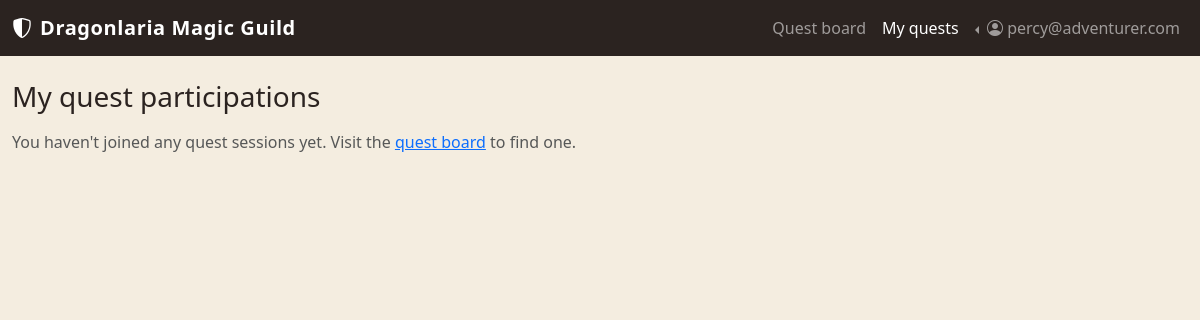
The app's page /profile (signed in), older data.
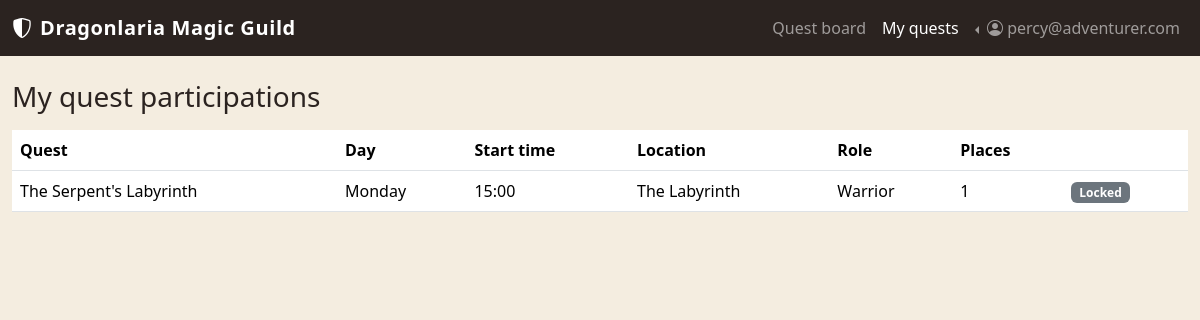
The same page, newer data.
### tables this page shows
CREATE TABLE "USERS" (
	"user_id"	INTEGER NOT NULL UNIQUE,
	"email"	TEXT NOT NULL UNIQUE,
	"password_hash"	TEXT NOT NULL UNIQUE,
	"role"	TEXT NOT NULL,
	PRIMARY KEY("user_id" AUTOINCREMENT)
);

CREATE TABLE "PARTICIPATIONS" (
	"participation_id"	INTEGER NOT NULL UNIQUE,
	"user_id"	INTEGER NOT NULL UNIQUE,
	"session_id"	INTEGER NOT NULL,
	"role_is"	TEXT NOT NULL,
	"places_reserved"	INTEGER NOT NULL,
	PRIMARY KEY("participation_id" AUTOINCREMENT),
	FOREIGN KEY("session_id") REFERENCES "QUEST_SESSIONS"("session_id"),
	FOREIGN KEY("user_id") REFERENCES "USERS"("user_id")
);

CREATE TABLE "QUESTS" (
	"quest_id"	INTEGER NOT NULL UNIQUE,
	"created_by"	INTEGER NOT NULL,
	"title"	TEXT NOT NULL,
	"dur_mins"	INTEGER NOT NULL,
	"quest_type"	TEXT NOT NULL,
	"difficulty"	TEXT NOT NULL,
	"desc"	TEXT NOT NULL,
	"image_path"	TEXT NOT NULL,
	PRIMARY KEY("quest_id" AUTOINCREMENT),
	FOREIGN KEY("created_by") REFERENCES "USERS"("user_id")
);

CREATE TABLE "QUEST_SESSIONS" (
	"session_id"	INTEGER NOT NULL UNIQUE,
	"quest_id"	INTEGER NOT NULL,
	"day"	TEXT NOT NULL,
	"start_time"	TEXT NOT NULL,
	"location"	TEXT NOT NULL,
	PRIMARY KEY("session_id" AUTOINCREMENT),
	FOREIGN KEY("quest_id") REFERENCES "QUESTS"("quest_id")
);

### app.py (the view)
@app.route("/profile")
@login_required
def profile():
    participations_db = participations_dao.get_participations_by_user(current_user.id)
    participations = []
    for p in participations_db:
        modifiable = participations_dao.is_modifiable(p["day"], p["start_time"], SIMULATED_NOW)
        participation = dict(p) # made a copy
        participation["modifiable"] = modifiable #modifiable participations are added to the dict as a boolean
        participations.append(participation)
    return render_template("adventurer/profile.html", participations=participations)

### app.py (called while the page is built)
@login_manager.user_loader
def load_user(user_id):
    db_user = users_dao.get_user_by_id(user_id)
    if db_user is None:
        return None
    return User(id=db_user["user_id"], email=db_user["email"],
                password_hash=db_user["password_hash"], role=db_user["role"])

### models.py (called while the page is built)
    def is_adventurer(self):
        return self.role == "adventurer"

### participations_dao.py (called while the page is built)
def get_participations_by_user(user_id):
    query = (
        "SELECT P.participation_id, P.user_id, P.session_id, P.places_reserved, "
        "P.role_is AS role_category, "
        "QS.day, QS.start_time, QS.location, Q.title, Q.dur_mins AS duration_minutes "
        "FROM PARTICIPATIONS P "
        "JOIN QUEST_SESSIONS QS ON P.session_id = QS.session_id "
        "JOIN QUESTS Q ON QS.quest_id = Q.quest_id "
        "WHERE P.user_id = ?"
    )
    conn = sqlite3.connect("database/myquest.db")
    conn.row_factory = sqlite3.Row
    cursor = conn.cursor()
    cursor.execute(query, (user_id,))
    db_participations = cursor.fetchall()
    cursor.close()
    conn.close()
    return db_participations

def is_modifiable(session_day, session_start_time, simulated_now):
    current_day_index = simulated_now.weekday()  # Monday = 0
    target_day_index = DAY_ORDER.index(session_day)
    days_ahead = (target_day_index - current_day_index) % 7
    session_datetime = datetime.combine(
        simulated_now.date() + timedelta(days=days_ahead),
        datetime.strptime(session_start_time, "%H:%M").time(),
    )
    return session_datetime - simulated_now > timedelta(hours=8)

### users_dao.py (called while the page is built)
def get_user_by_id(user_id):
    query = "SELECT * FROM USERS WHERE user_id = ?"
    conn = sqlite3.connect("database/myquest.db")
    conn.row_factory = sqlite3.Row
    cursor = conn.cursor()
    cursor.execute(query, (user_id,))
    db_user = cursor.fetchone()
    cursor.close()
    conn.close()
    return db_user

### templates/adventurer/profile.html (shortened to what this page needs)
{% extends "base.html" %}
{% block profile_active %}active{% endblock %}
{% block content %}
<div class="col-12">
  <h1 class="h3 mb-3">My quest participations</h1>
  {% if participations|length == 0 %}
  <p class="text-muted">You haven't joined any quest sessions yet. Visit the <a href="{{ url_for('homepage') }}">quest board</a> to find one.</p>
  {% else %}
  <table class="table align-middle">
    <thead>
      <tr>
        <th scope="col">Quest</th>
        <th scope="col">Day</th>
        <th scope="col">Start time</th>
        <th scope="col">Location</th>
        <th scope="col">Role</th>
        <th scope="col">Places</th>
        <th scope="col"></th>
      </tr>
    </thead>
    <tbody>
      {% for p in participations %}
      <tr>
        <td>{{ p.title }}</td>
        <td>{{ p.day }}</td>
        <td><time>{{ p.start_time }}</time></td>
        <td>{{ p.location }}</td>
        <td>{{ p.role_category }}</td>
        <td>{{ p.places_reserved }}</td>
        <td>
          {% if p.modifiable %}
          <form method="POST" action="{{ url_for('cancel_participation', participation_id=p.participation_id) }}">
            <button type="submit" class="btn btn-outline-danger btn-sm">Cancel</button>
          </form>
          {% else %}
          <span class="badge bg-secondary">Locked</span>
          {% endif %}
        </td>
      </tr>
      {% endfor %}
    </tbody>
  </table>
  {% endif %}
</div>
{% endblock %}

### templates/base.html (shortened to what this page needs)
<!doctype html>
<html lang="en">
<head>
  <link href="https://cdn.jsdelivr.net/npm/bootstrap@5.3.5/dist/css/bootstrap.min.css" rel="stylesheet"
>
  <link rel="stylesheet" href="https://cdn.jsdelivr.net/npm/bootstrap-icons@1.11.3/font/bootstrap-icons.min.css">
  <link rel="stylesheet" href="{{ url_for('static', filename='style.css') }}">
</head>
<body>
  <header id="site-header">
    <nav class="navbar navbar-dark navbar-expand-lg guild-navbar">
      <div class="container-fluid">
        <a class="navbar-brand d-flex align-items-center gap-2" href="{{ url_for('homepage') }}">
          <i class="bi bi-shield-shaded"></i>
          <span class="brand-title">Dragonlaria Magic Guild</span>
        </a>
        <div class="collapse navbar-collapse" id="navbarSupportedContent">
          <ul class="navbar-nav ms-auto align-items-lg-center">
            <li class="nav-item">
              <a class="nav-link {% block home_active %}{% endblock %}" aria-current="page"
                href="{{ url_for('homepage') }}">Quest board</a>
            </li>
            {% if current_user.is_authenticated %}
              {% if current_user.is_adventurer() %}
                <li class="nav-item">
                  <a class="nav-link {% block profile_active %}{% endblock %}"
                    href="{{ url_for('profile') }}">My quests</a>
                </li>
              {% endif %}
              <li class="nav-item dropdown dropstart">
                <a class="nav-link dropdown-toggle" href="#" role="button" data-bs-toggle="dropdown"
                  aria-expanded="false">
                  <i class="bi bi-person-circle"></i> {{ current_user.email }}
                </a>
              </li>
            {% endif %}
          </ul>
        </div>
      </div>
    </nav>
  </header>
  <div class="container-fluid mt-4">
    <div class="row">
      {% block content %}{% endblock %}
    </div>
  </div>
</body>
</html>

### static/style.css (style rules this page uses)
:root { --guild-ember: #b5502f; --guild-ember-dark: #7c3620; --guild-parchment: #f4ede0; --guild-ink: #2b2320; --guild-forest: #3c5741; }
body { background-color: var(--guild-parchment); color: var(--guild-ink); }
.guild-navbar { background-color: var(--guild-ink); }
.brand-title { font-weight: 600; letter-spacing: 0.03em; }

Row changes from the older to the newer data that the page shows:
added PARTICIPATIONS: title "The Serpent's Labyrinth", day "Monday", start_time "15:00", location "The Labyrinth", role_category "Warrior", places_reserved "1"
Text that changed along with them:
text no longer shown: "You haven't joined any quest sessions yet. Visit the quest board to find one."
text now shown: "Quest Day Start time Location Role Places"
